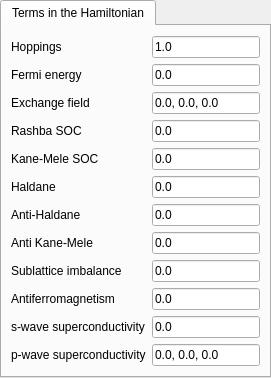
     <widget class="QTabWidget" name="tabWidget_2">
      <property name="currentIndex">
       <number>0</number>
      </property>
      <widget class="QWidget" name="tab_3">
       <attribute name="title">
        <string>Terms in the Hamiltonian</string>
       </attribute>
       <layout class="QGridLayout" name="gridLayout_24">
        <item row="0" column="0">
         <layout class="QGridLayout" name="gridLayout">
          <item row="11" column="1">
           <widget class="QLineEdit" name="swave">
            <property name="toolTip">
             <string>spin-singlet s-wave superconducting order</string>
            </property>
            <property name="text">
             <string>0.0</string>
            </property>
           </widget>
          </item>
          <item row="3" column="1">
           <widget class="QLineEdit" name="exchange">
            <property name="toolTip">
             <string>Exchange field in the system, taken as a vector with component Jx, Jy and Jz</string>
            </property>
            <property name="text">
             <string>0.0, 0.0, 0.0</string>
            </property>
           </widget>
          </item>
          <item row="9" column="1">
           <widget class="QLineEdit" name="mAB">
            <property name="text">
             <string>0.0</string>
            </property>
           </widget>
          </item>
          <item row="2" column="0">
           <widget class="QLabel" name="label">
            <property name="text">
             <string>Fermi energy</string>
            </property>
           </widget>
          </item>
          <item row="5" column="1">
           <widget class="QLineEdit" name="kanemele">
            <property name="text">
             <string>0.0</string>
            </property>
           </widget>
          </item>
          <item row="6" column="0">
           <widget class="QLabel" name="label_24">
            <property name="text">
             <string>Haldane</string>
            </property>
           </widget>
          </item>
          <item row="7" column="1">
           <widget class="QLineEdit" name="antihaldane">
            <property name="text">
             <string>0.0</string>
            </property>
           </widget>
          </item>
          <item row="11" column="0">
           <widget class="QLabel" name="label_26">
            <property name="text">
             <string>s-wave superconductivity</string>
            </property>
           </widget>
          </item>
          <item row="2" column="1">
           <widget class="QLineEdit" name="fermi">
            <property name="enabled">
             <bool>true</bool>
            </property>
            <property name="text">
             <string>0.0</string>
            </property>
           </widget>
          </item>
          <item row="4" column="1">
           <widget class="QLineEdit" name="rashba">
            <property name="text">
             <string>0.0</string>
            </property>
           </widget>
          </item>
          <item row="6" column="1">
           <widget class="QLineEdit" name="haldane">
            <property name="text">
             <string>0.0</string>
            </property>
           </widget>
          </item>
          <item row="10" column="1">
           <widget class="QLineEdit" name="mAF">
            <property name="text">
             <string>0.0</string>
            </property>
           </widget>
          </item>
          <item row="4" column="0">
           <widget class="QLabel" name="label_10">
            <property name="text">
             <string>Rashba SOC</string>
            </property>
           </widget>
          </item>
          <item row="5" column="0">
           <widget class="QLabel" name="label_11">
            <property name="text">
             <string>Kane-Mele SOC</string>
            </property>
           </widget>
          </item>
          <item row="3" column="0">
           <widget class="QLabel" name="label_3">
            <property name="text">
             <string>Exchange field</string>
            </property>
           </widget>
          </item>
          <item row="9" column="0">
           <widget class="QLabel" name="label_12">
            <property name="text">
             <string>Sublattice imbalance</string>
            </property>
           </widget>
          </item>
          <item row="10" column="0">
           <widget class="QLabel" name="label_13">
            <property name="text">
             <string>Antiferromagnetism</string>
            </property>
           </widget>
          </item>
          <item row="7" column="0">
           <widget class="QLabel" name="label_25">
            <property name="text">
             <string>Anti-Haldane</string>
            </property>
           </widget>
          </item>
          <item row="8" column="1">
           <widget class="QLineEdit" name="antikanemele">
            <property name="text">
             <string>0.0</string>
            </property>
           </widget>
          </item>
          <item row="8" column="0">
           <widget class="QLabel" name="label_16">
            <property name="text">
             <string>Anti Kane-Mele</string>
            </property>
           </widget>
          </item>
          <item row="12" column="0">
           <widget class="QLabel" name="label_39">
            <property name="text">
             <string>p-wave superconductivity</string>
            </property>
           </widget>
          </item>
          <item row="1" column="0">
           <widget class="QLabel" name="label_60">
            <property name="text">
             <string>Hoppings</string>
            </property>
           </widget>
          </item>
          <item row="1" column="1">
           <widget class="QLineEdit" name="hoppings">
            <property name="toolTip">
             <string>Hoppings of the system. If you put several numbers separated by commas, the first number is the 1st NN hopping, the second number the 2nd NN hopping, etc</string>
            </property>
            <property name="text">
             <string>1.0</string>
            </property>
           </widget>
          </item>
          <item row="12" column="1">
           <widget class="QLineEdit" name="pwave">
            <property name="toolTip">
             <string>d-vector of the spin triplet order p-wave order. The momentum dependence is taken of the form px + i py</string>
            </property>
            <property name="text">
             <string>0.0, 0.0, 0.0</string>
            </property>
           </widget>
          </item>
         </layout>
        </item>
       </layout>
      </widget>
     </widget>
